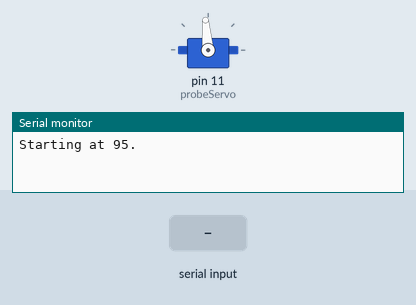
This sketch was run on a simulated Arduino Uno, built with avr-gcc and run on an emulated ATmega328P. Shown: servo, the last lines printed to the serial monitor. Inputs (shaded band) come from the test bench.

Above: at 1.2 s.
1.3 s: "90,45\n" received over Serial
At 2.5 s:
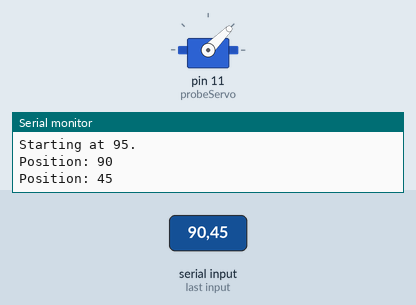
2.8 s: "30,150\n" received over Serial
At 3.8 s:
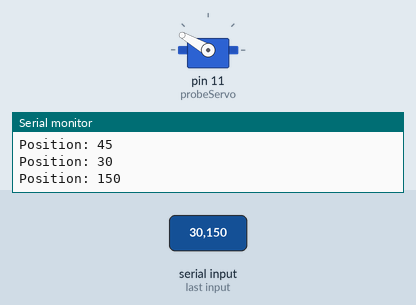
4.3 s: "0\n" received over Serial
At 4.7 s:
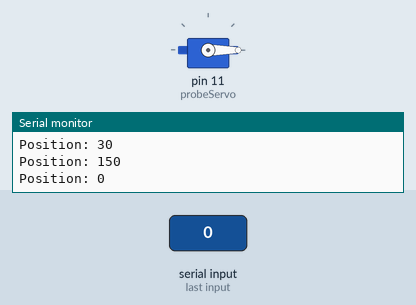
5.8 s: "200\n" received over Serial
At 7.0 s:
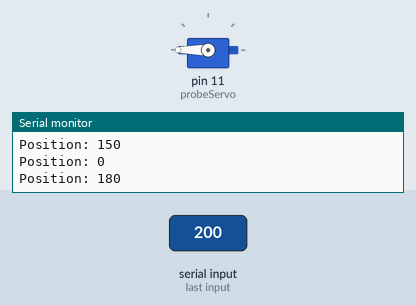
7.3 s: "90\n" received over Serial
At 8.2 s:
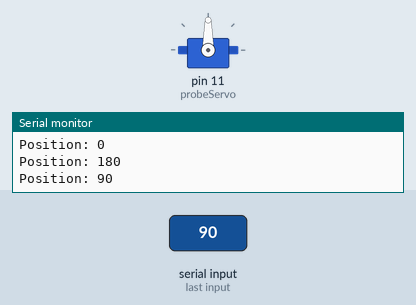
Timing chart, 0 to 9.8 s (numbered marks = the images above; inputs shaded):
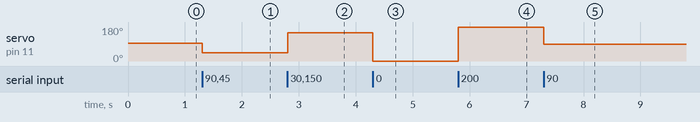

The sketch:

z_probe_servo_test.ino
```cpp
#include <Servo.h>

// 0 = relative (+10 / -10)
// 1 = absolute (type exact angle)
int mode = 1;

Servo probeServo;
int currentAngle = 95;

void setup() {
  Serial.begin(9600);
  probeServo.attach(11);
  probeServo.write(currentAngle);
  Serial.println("Starting at " + String(currentAngle) + ".");
}

void loop() {
  if (Serial.available() > 0) {
    int input = Serial.parseInt();
    while (Serial.available()) Serial.read(); // drain leftover bytes
    int newAngle;

    if (mode == 0) {
      newAngle = constrain(currentAngle + input, 0, 180);
    } else {
      newAngle = constrain(input, 0, 180);
    }

    probeServo.write(newAngle);
    currentAngle = newAngle;
    Serial.print("Position: ");
    Serial.println(currentAngle);
  }
}
```

Measured:
- after the input at 1.3 s, servo on pin 11 (probeServo): 95° → 45° at once
- after the input at 2.8 s, servo on pin 11 (probeServo): 45° → 150° at once
- after the input at 4.3 s, servo on pin 11 (probeServo): 150° → 0° at once
- after the input at 5.8 s, servo on pin 11 (probeServo): 0° → 180° at once
- after the input at 7.3 s, servo on pin 11 (probeServo): 180° → 90° at once
